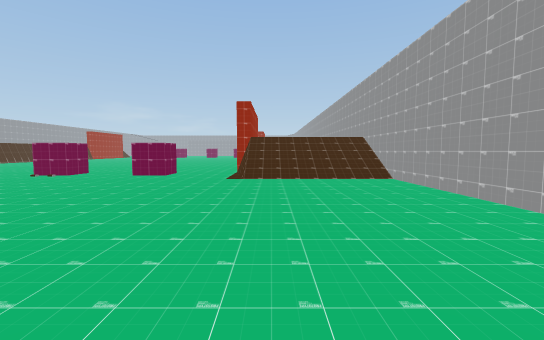
view 1 (above)

19 first-person views from a walk through a 3-D level made in the Unity game engine. The camera is 1.5 m above the floor, tilts 4° down and sees 90° across. The floor is counted in squares, 2 m on a side. Each view is taken from the middle of a square. On the plan, view 1 faces up. The plan holds only what a view shows up to about 10 squares ahead; the rest is blank. The place goes on beyond the plan. The player is left out. Some surface patterns are stand-ins.

view 2
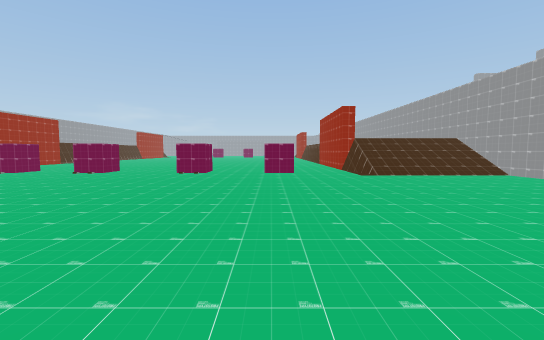

view 3
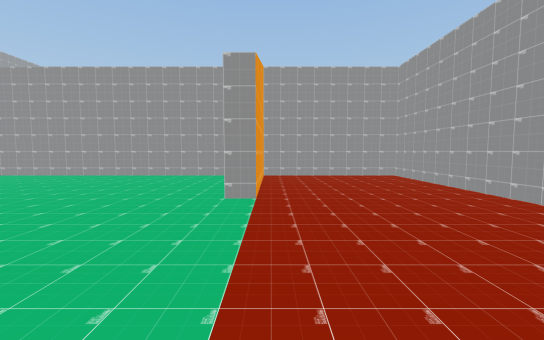

view 4
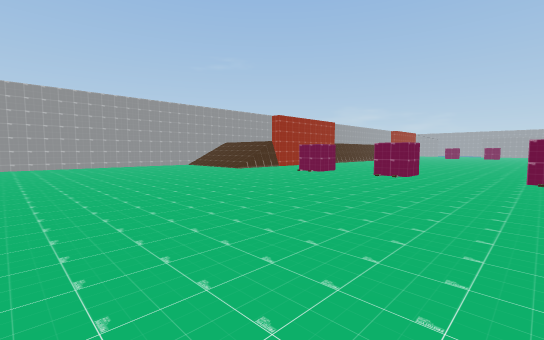

view 5
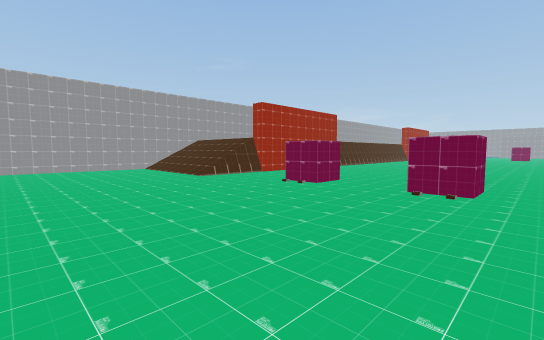

view 6
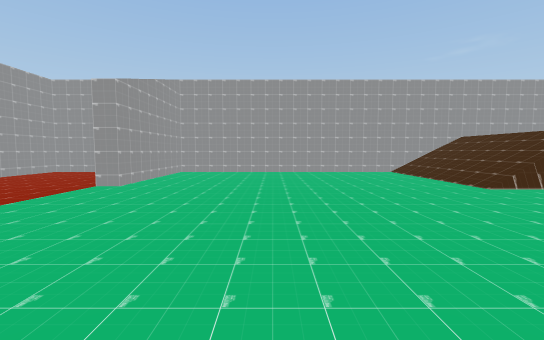

view 7
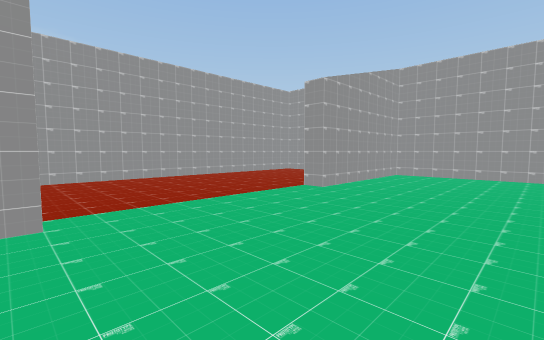

view 8
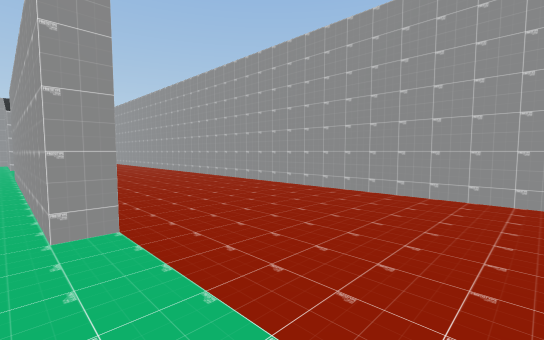

view 9
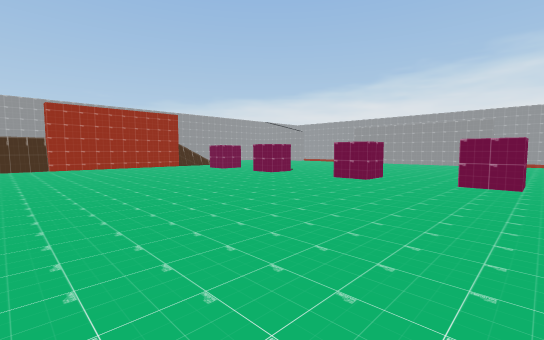

view 10
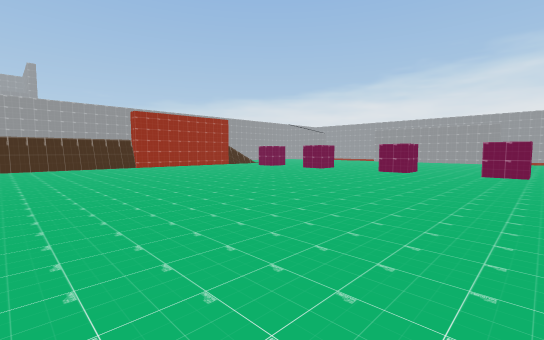

view 11
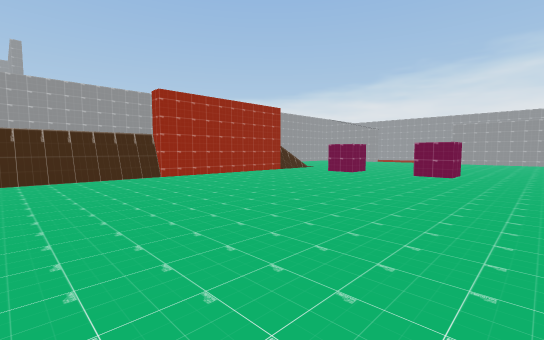

view 12
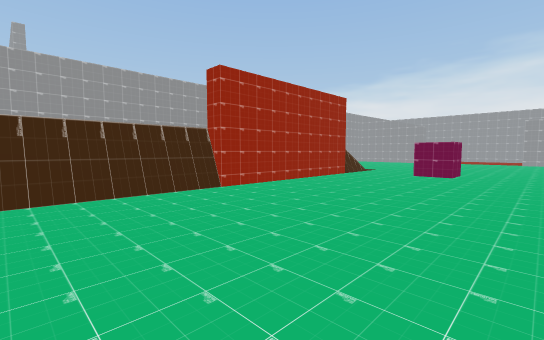

view 13
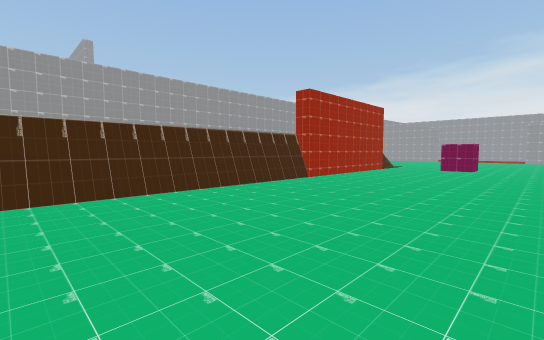

view 14
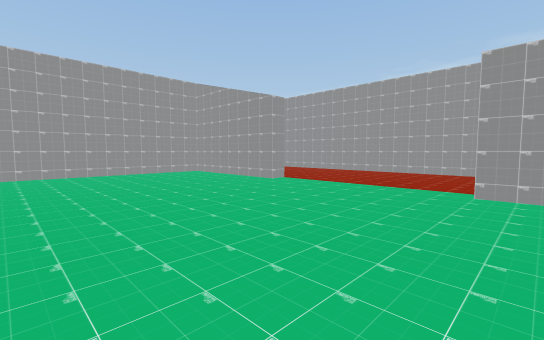

view 15
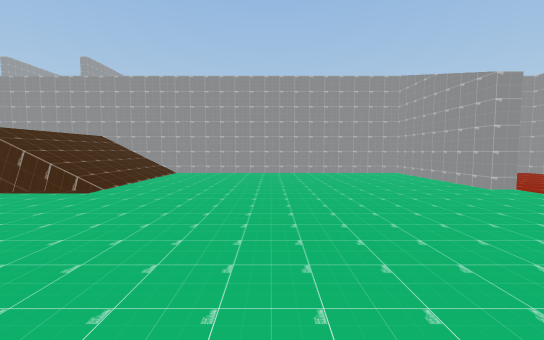

view 16
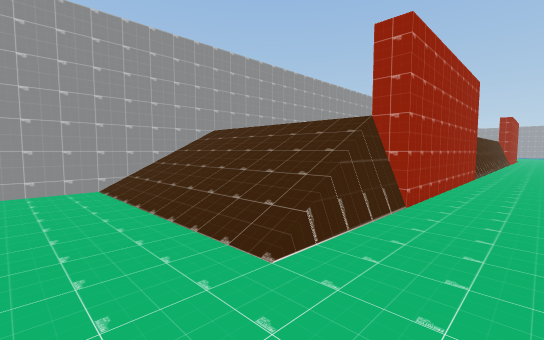

view 17
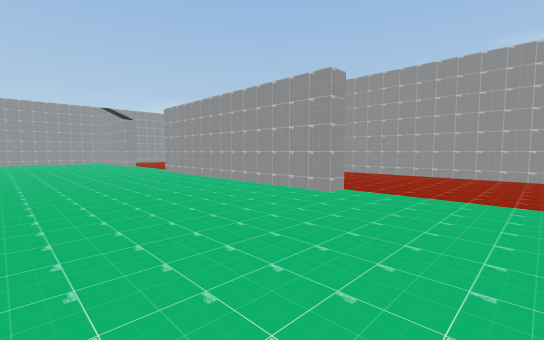

view 18
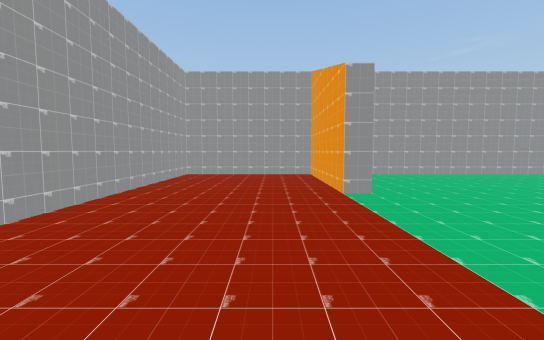

view 19
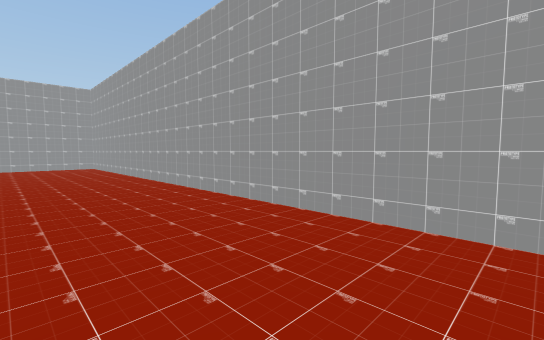

### Floor plan
Key: @ floor where view 1 was taken; # wall or solid block; . main floor; : floor 2.5 m higher than the main floor; / step, stairs or slope; = window, fence, low wall or low ledge; v drop or lower ground.
Columns run from 21 left of view 1 to 4 right of it. Each row starts with its distance up from view 1.
 21                .....v    #
 20                .....v    #
 19      ...............v    #
 18      ...............v    #
 17      ...............v    #
 16      ...............v    #
 15      ...............#    #
 14 #    #..............#    #
 13 #    #..............#    #
 12 #    #..............#    #
 11 #    #..............#    #
 10 #::::#..............#::::#
  9 #////...#..#..#..#..=////#
  8 #////.............../////#
  7 #........................#
  6 #........................#
  5 #........................#
  4 #........................#
  3 #........................#
  2 #........................#
  1 #........................#
  0 #....................@...#
 -1 #####....#######.....#####
 -2 #........................#
 -3 #........................#
 -4 #........................#
 -5 ##########################

Where each view was taken, in squares from view 1:
view 1: 0 up, 0 right, facing up
view 2: 1 down, 4 left, facing up
view 3: 1 down, 5 left, facing right
view 4: 0 up, 7 left, facing up-left
view 5: 3 up, 9 left, facing up-left
view 6: 3 up, 11 left, facing left
view 7: 3 up, 12 left, facing down-left
view 8: 0 up, 15 left, facing down-right
view 9: 16 up, 14 left, facing down-right
view 10: 19 up, 14 left, facing down-right
view 11: 18 up, 9 left, facing down-right
view 12: 18 up, 6 left, facing down-right
view 13: 21 up, 6 left, facing down-right
view 14: 5 up, 6 left, facing down-right
view 15: 4 up, 6 left, facing right
view 16: 6 up, 15 left, facing up-left
view 17: 4 up, 15 left, facing down-right
view 18: 2 down, 12 left, facing left
view 19: 2 down, 10 left, facing down-right
